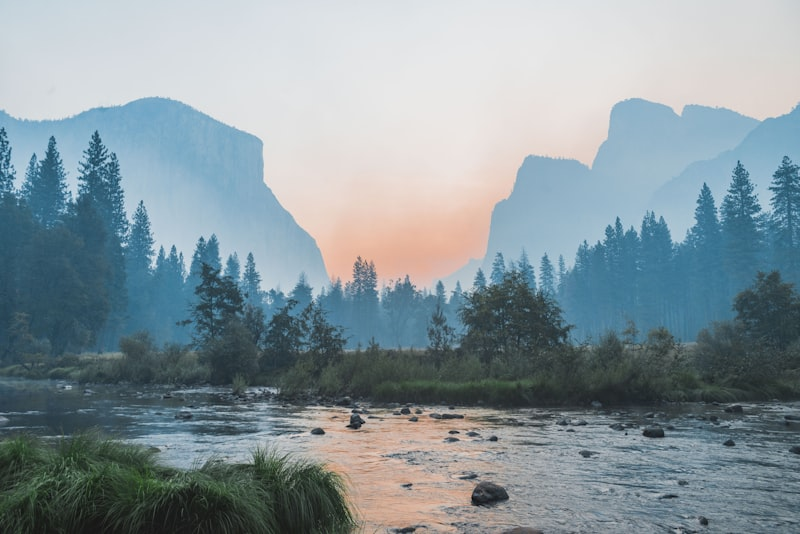
#> input picture removeBackgroundofit.jpeg, 800 x 534 px
$ python removeBackgroundImg.py
#> lines starting #> are read from the running program, lines starting #| are printed output that depends on the picture; after the words box and inside, x2 and y2 are one past the last pixel; in counts of white or black regions, pixels touching at a corner belong together
from rembg import remove
from PIL import Image

input_path = "removeBackgroundofit.jpeg"
output_path = "removedBackground.png"

input_image = Image.open(input_path)
#> input_image is the input picture: PIL image 800x534 RGB; mean R, G, B 134.8, 149.7, 156
# output_image = remove(input_image)
# output_image.save(output_path)


import cv2
import numpy as np
from PIL import Image


import cv2
import numpy as np
from PIL import Image

# Load image
# input_path = "Screenshot_2025-10-24_at_9.52.45_PM.png"
# output_path = "no_sky.png"

# Read and convert to HSV
img = cv2.imread(input_path)
hsv = cv2.cvtColor(img, cv2.COLOR_BGR2HSV)
#> hsv: shape (534, 800, 3); mean H, S, V 78.4, 55.6, 161.2

# --- Define the color range for sky ---
# Adjust these if needed depending on your lighting
lower_sky = np.array([90, 0, 120])   # H, S, V lower bound
upper_sky = np.array([140, 80, 255]) # H, S, V upper bound

# Create a mask for the sky
mask = cv2.inRange(hsv, lower_sky, upper_sky)
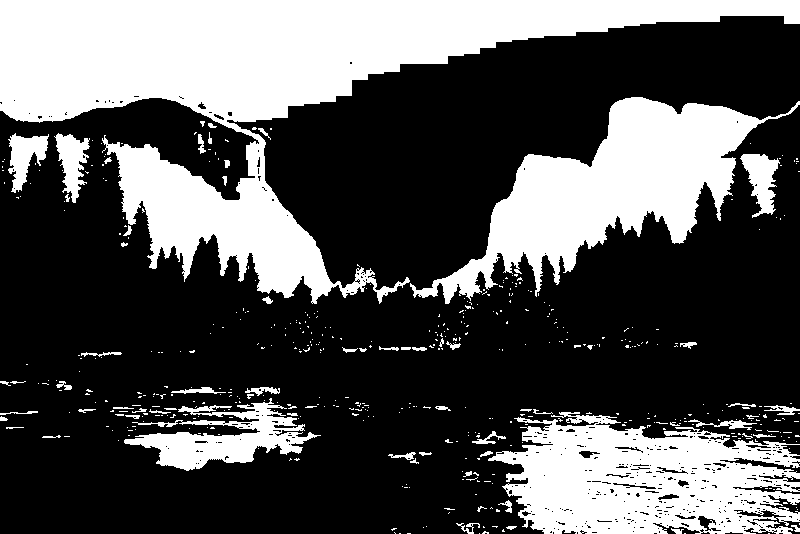
#> mask: shape (534, 800); 33.2% white; 502 white regions (436 under 20 px), largest, box (x1, y1, x2, y2) and area: (0, 0, 800, 304) 74291, (410, 97, 800, 304) 27779, (488, 412, 800, 534) 25384

# Invert mask so we keep everything except the sky
mask_inv = cv2.bitwise_not(mask)

# Apply mask to image
result = cv2.bitwise_and(img, img, mask=mask_inv)
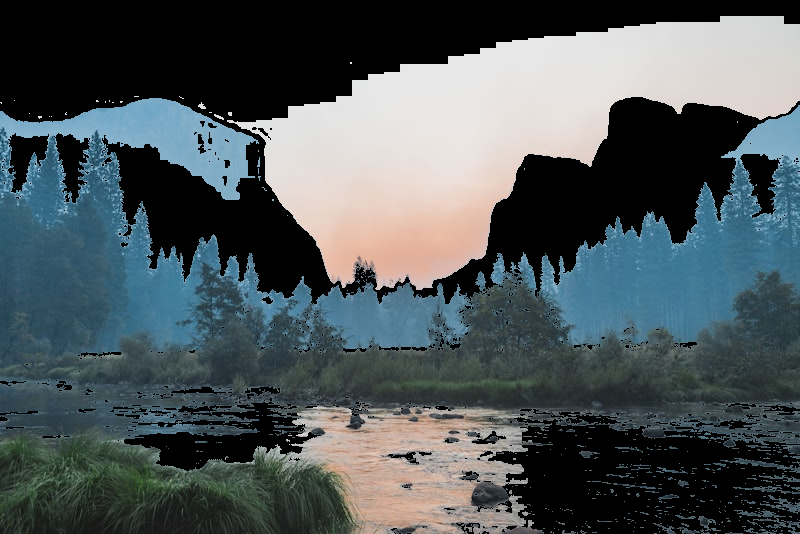
#> result: shape (534, 800, 3); mean B, G, R 89.7, 86.7, 77.2

# Convert to RGBA (make sky transparent)
rgba = cv2.cvtColor(result, cv2.COLOR_BGR2BGRA)
rgba[:, :, 3] = mask_inv

# Save result
cv2.imwrite(output_path, rgba)
print(f"✅ Sky removed and saved to {output_path}")


# Load the image
# img = cv2.imread(input_path)
# hsv = cv2.cvtColor(img, cv2.COLOR_BGR2HSV)

# # Define the HSV range for sky (tweak these)
# lower_sky = np.array([223	,176	,158				])

# upper_sky = np.array([207	,218	,223					])


# # Create mask
# mask = cv2.inRange(hsv, upper_sky,lower_sky )

# # Invert mask to keep everything *except* the sky
# mask_inv = cv2.bitwise_not(mask)

# # Apply mask
# result = cv2.bitwise_and(img, img, mask=mask_inv)

# # Convert to RGBA and make sky transparent
# rgba = cv2.cvtColor(result, cv2.COLOR_BGR2BGRA)
# rgba[:, :, 3] = mask_inv  # transparency from mask

# cv2.imwrite("removed_v2.png", rgba)


# # import cv2
# # import numpy as np
# # from PIL import Image

# # # Load the image
# # img = cv2.imread(input_image)
# # hsv = cv2.cvtColor(img, cv2.COLOR_BGR2HSV)

# # # Define the HSV range for sky (tweak these)
# # lower_sky = np.array([90, 10, 120])
# # upper_sky = np.array([130, 255, 255])

# # # Create mask
# # mask = cv2.inRange(hsv, lower_sky, upper_sky)

# # # Invert mask to keep everything *except* the sky
# # mask_inv = cv2.bitwise_not(mask)

# # # Apply mask
# # result = cv2.bitwise_and(img, img, mask=mask_inv)

# # # Convert to RGBA and make sky transparent
# # rgba = cv2.cvtColor(result, cv2.COLOR_BGR2BGRA)
# # rgba[:, :, 3] = mask_inv  # transparency from mask

# # cv2.imwrite("removed_v3.png", rgba)

# # # from rembg import remove, new_session
# # # from PIL import Image, ImageFilter
# # # import io
# # # session = new_session(model_name="isnet-general-use")
# # # with open(input_path, "rb") as i:
# # #     input_data = i.read()
# # #     # result = remove(i.read(), model_name="isnet-general-use")
# # # result = remove(input_data, session=session)
# # # with open("removeBackground_second.png", "wb") as o:
# # #     o.write(result)

# # # # # Open result as image
# # # # img = Image.open(io.BytesIO(result)).convert("RGBA")

# # # # # Slightly blur alpha mask (to soften or restore edges)
# # # # alpha = img.split()[-1].filter(ImageFilter.GaussianBlur(radius=2))
# # # # img.putalpha(alpha)

# # # # img.save("removeBackground_second.png")
